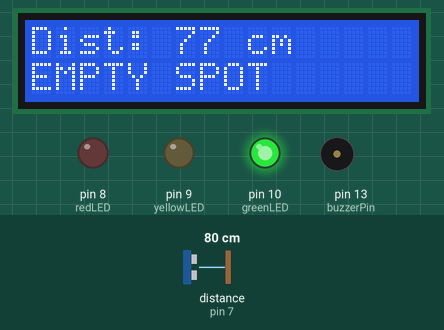
Simulated run of this sketch. Board: Arduino Uno, built with avr-gcc and run on an emulated ATmega328P. On the bench: 16×2 character LCD, output pins drawn as LEDs (lit = HIGH), buzzer (waves = sounding, pin HIGH). Wiring (inferred from the names in the program): ultrasonic range finder: trigger pin 6; echo pin 7. The test bench sets the inputs (shaded band); at power-on: distance to the obstacle (sensor on pin 7) 80 cm. The echo pulse lasts 58.3 µs per cm; pins used as bus, display or sensor lines are not drawn.

Above: at 1.2 s.
1.3 s: distance to the obstacle (sensor on pin 7) set to 35 cm
At 1.61 s:
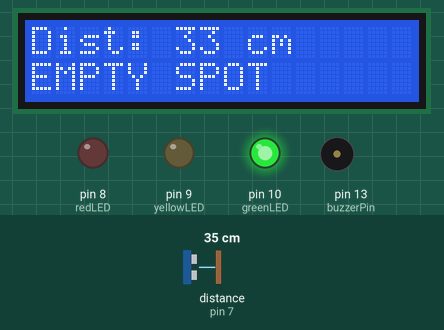
2.8 s: distance to the obstacle (sensor on pin 7) set to 30 cm
At 3.9 s:
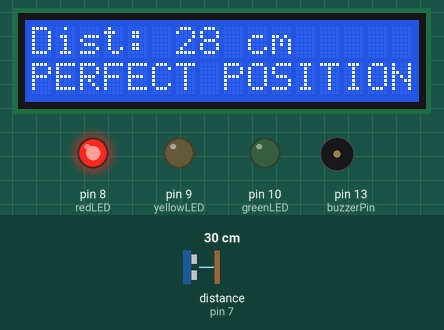
4.3 s: distance to the obstacle (sensor on pin 7) set to 12 cm
At 5.0 s:
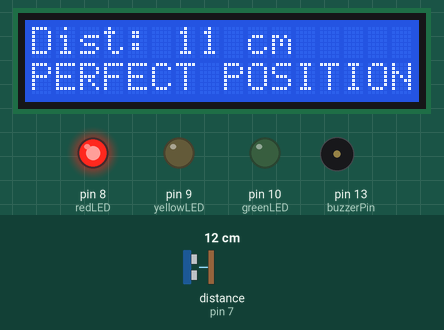
5.8 s: distance to the obstacle (sensor on pin 7) set to 9 cm
At 6.3 s:
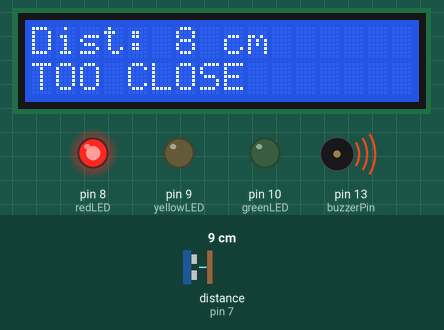
Timing chart, 0 to 8.3 s (numbered marks = the images above; inputs shaded):
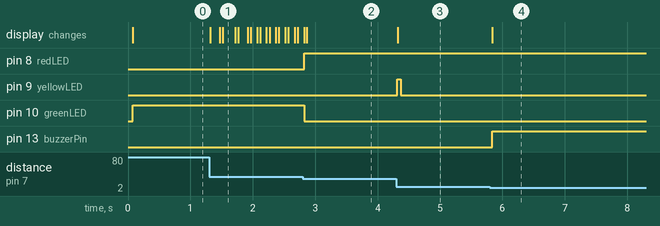

The sketch:

PARKING_SPOT.ino
```cpp
#include <LiquidCrystal.h>
#include <SoftwareSerial.h>

const int rs = 12, en = 11, d4 = 5, d5 = 4, d6 = 3, d7 = 2;
LiquidCrystal lcd(rs, en, d4, d5, d6, d7);

#define trigPin    6
#define echoPin    7
#define redLED     8
#define yellowLED  9
#define greenLED   10
#define buzzerPin  13

SoftwareSerial comm(0, 1);

unsigned long prevMillis        = 0;
unsigned long yellowBlinkMillis = 0;
unsigned long prevSensorMillis  = 0;
unsigned long lastSendMillis    = 0;
const unsigned long blinkInterval  = 500;
const unsigned long sensorInterval = 50;
const unsigned long sendInterval   = 5000;

String currentStatus = "";
String lastStatus    = "";
bool   lastOccupied  = false;
int    spotsLeft     = 10;
int    lastDist      = 0;

void setup() {
  lcd.begin(16, 2);
  lcd.clear();

  pinMode(redLED, OUTPUT);
  pinMode(yellowLED, OUTPUT);
  pinMode(greenLED, OUTPUT);
  pinMode(buzzerPin, OUTPUT);

  pinMode(trigPin, OUTPUT);
  pinMode(echoPin, INPUT);

  comm.begin(9600);
}

void loop() {
  unsigned long now = millis();

  if (now - prevSensorMillis >= sensorInterval) {
    prevSensorMillis = now;
    measureDistance();
  }

  if (now - lastSendMillis >= sendInterval) {
    lastSendMillis = now;
    sendFullParkingReport();
  }
}

void measureDistance() {
  digitalWrite(trigPin, LOW);
  delayMicroseconds(2);
  digitalWrite(trigPin, HIGH);
  delayMicroseconds(10);
  digitalWrite(trigPin, LOW);

  long duration = pulseIn(echoPin, HIGH, 30000); // <--- ADDED TIMEOUT
  long dist = (duration / 2) / 30;

  // Blink yellow if distance is fluctuating
  if (dist >= 10 && dist <= 20 && abs(dist - lastDist) >= 2) {
    if (millis() - yellowBlinkMillis >= blinkInterval) {
      yellowBlinkMillis = millis();
      digitalWrite(yellowLED, !digitalRead(yellowLED));
    }
  } else {
    digitalWrite(yellowLED, LOW);
  }

  lastDist = dist;
  updateStatus(dist);
}

void updateStatus(long dist) {
  bool nowOccupied;

  if (dist < 10) {
    currentStatus = "TOO CLOSE";
    nowOccupied   = true;
  }
  else if (dist >= 10 && dist <= 30) {
    currentStatus = "PERFECT POSITION";
    nowOccupied   = true;
  }
  else {
    currentStatus = "EMPTY SPOT";
    nowOccupied   = false;
  }

  if (currentStatus != lastStatus) {
    lastStatus = currentStatus;
    lcd.clear();
    lcd.setCursor(0, 1);
    lcd.print(currentStatus);
  }

  lcd.setCursor(0, 0);
  lcd.print("Dist: ");
  lcd.print(dist);
  lcd.print(" cm   ");

  // Only buzz if TOO CLOSE
  if (currentStatus == "TOO CLOSE") {
    digitalWrite(greenLED, LOW);
    digitalWrite(buzzerPin, HIGH);
  }
  else {
    digitalWrite(buzzerPin, LOW);
    if (currentStatus == "PERFECT POSITION") {
      digitalWrite(redLED, HIGH);
      digitalWrite(greenLED, LOW);
    }
    else {
      digitalWrite(redLED, LOW);
      digitalWrite(greenLED, HIGH);
    }
  }

  if (nowOccupied != lastOccupied) {
    lastOccupied = nowOccupied;
    spotsLeft += nowOccupied ? -1 : 1;
  }
}

void sendFullParkingReport() {
  comm.println("PARKING SPOT UPDATE:");
  comm.print("SPOTS LEFT: ");
  comm.println(spotsLeft);
  comm.print("SPOT 1 STATUS: ");
  comm.println(currentStatus);
  comm.println("END");
}
```

Measured:
- the behaviour switches between 33 and 32 cm on distance to the obstacle (sensor on pin 7) (found by bisection; images 1 and 2)
- the behaviour switches between 11 and 10 cm on distance to the obstacle (sensor on pin 7) (found by bisection; images 3 and 4)
- after the input at 1.3 s, the display: changes at once (image 1)
- after the input at 2.8 s, pin 8 (redLED): LOW → HIGH at once; pin 10 (greenLED): HIGH → LOW at once; the display: first changes at once (image 2 shows a later state)
- after the input at 4.3 s, pin 9 (yellowLED): LOW → HIGH at once, → LOW 0.05 s later; the display: changes at once (image 3)
- after the input at 5.8 s, pin 13 (buzzerPin): LOW → HIGH at once; the display: changes at once (image 4)
